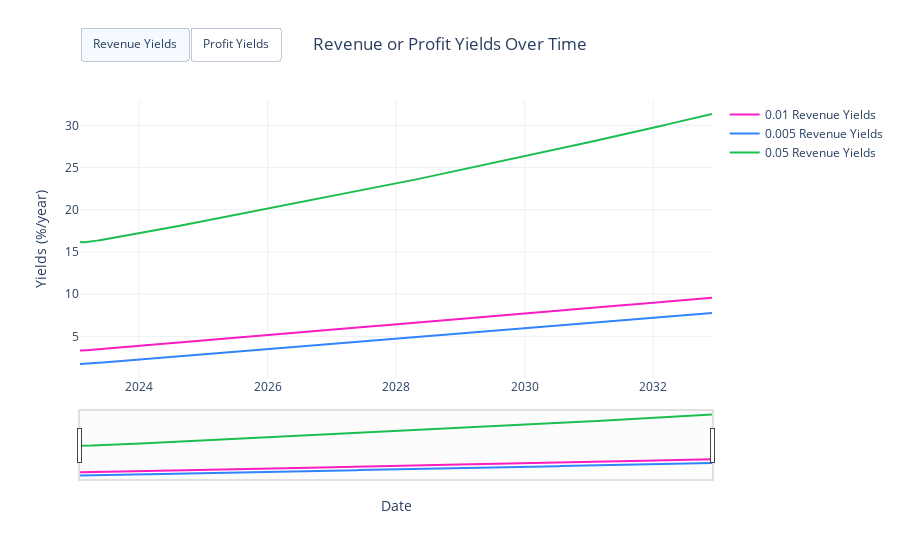

Notebook source saved alongside this figure:
### Code cell
visualizations.plot_yields_per_subset(df_3, scenario_names={0: '0.01', 1: '0.005', 2: '0.05'})

### Figure 1 — Plotly figure (JSON) as saved in the notebook; plotly's stock layout.template omitted (floating-point values rounded to 4 significant figures; data arrays with more than 128 entries replaced by an {"elided": "..."} marker saying what was removed)
{"data": [{"line": {"color": "#FC1CBF"}, "name": "0.01 Revenue Yields", "type": "scatter", "x": {"elided": "1542 str values"}, "y": {"elided": "514 float values"}}, {"line": {"color": "#FC1CBF", "dash": "dash"}, "name": "0.01 Profit Yields", "type": "scatter", "visible": false, "x": {"elided": "1542 str values"}, "y": {"elided": "514 float values"}}, {"line": {"color": "#3283FE"}, "name": "0.005 Revenue Yields", "type": "scatter", "x": {"elided": "1542 str values"}, "y": {"elided": "514 float values"}}, {"line": {"color": "#3283FE", "dash": "dash"}, "name": "0.005 Profit Yields", "type": "scatter", "visible": false, "x": {"elided": "1542 str values"}, "y": {"elided": "514 float values"}}, {"line": {"color": "#1CBE4F"}, "name": "0.05 Revenue Yields", "type": "scatter", "x": {"elided": "1542 str values"}, "y": {"elided": "514 float values"}}, {"line": {"color": "#1CBE4F", "dash": "dash"}, "name": "0.05 Profit Yields", "type": "scatter", "visible": false, "x": {"elided": "1542 str values"}, "y": {"elided": "514 float values"}}], "layout": {"hovermode": "x unified", "legend": {"title": {"text": ""}}, "title": {"text": "Revenue or Profit Yields Over Time"}, "updatemenus": [{"buttons": [{"args": [{"visible": [true, "legendonly"]}, {"showlegend": true}], "label": "Revenue Yields", "method": "update"}, {"args": [{"visible": ["legendonly", true]}, {"showlegend": true}], "label": "Profit Yields", "method": "update"}], "direction": "right", "pad": {"t": 10}, "showactive": true, "type": "buttons", "x": 0, "xanchor": "left", "y": 1.3, "yanchor": "top"}], "xaxis": {"rangeslider": {"visible": true}, "title": {"text": "Date"}, "type": "date"}, "yaxis": {"title": {"text": "Yields (%/year)"}}}}
